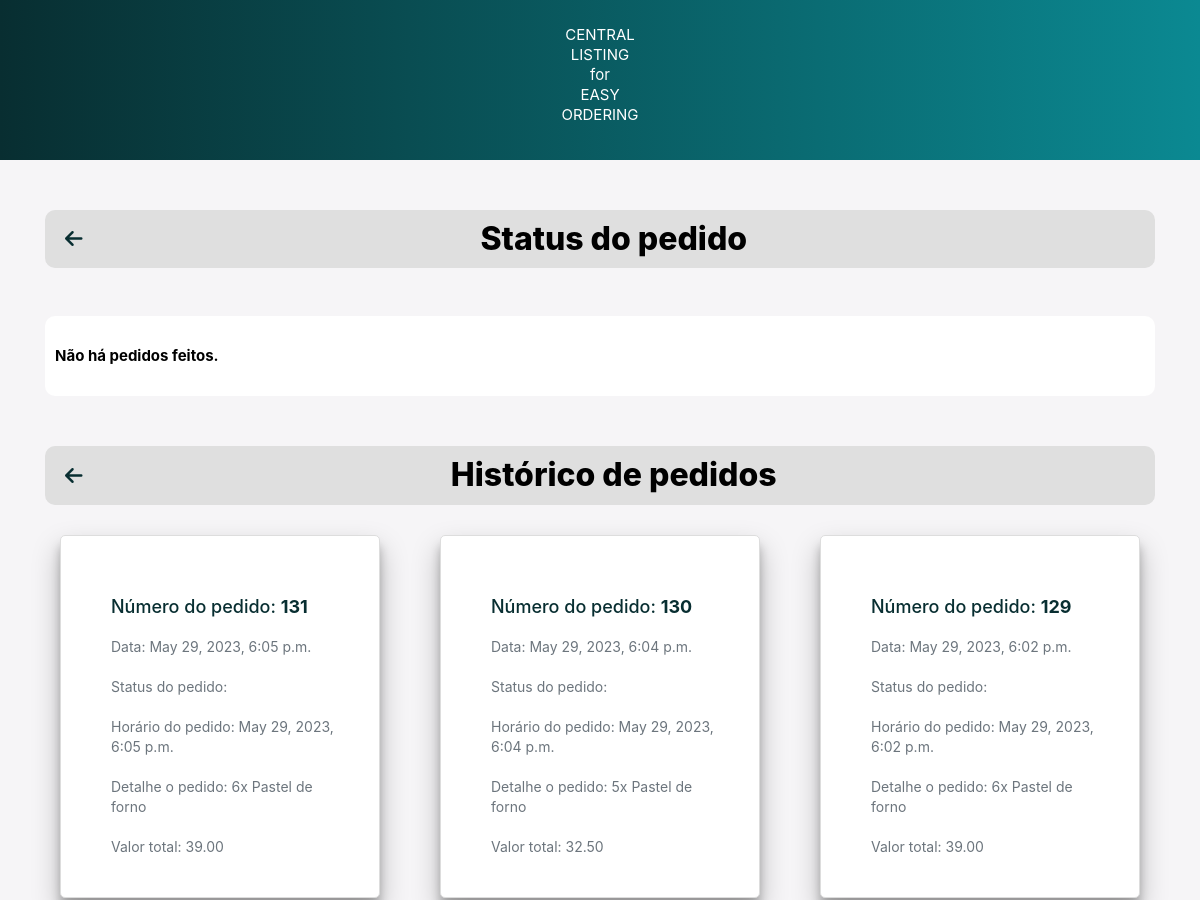
The page /order_status/ (signed in, upper part) on the database as committed earlier.
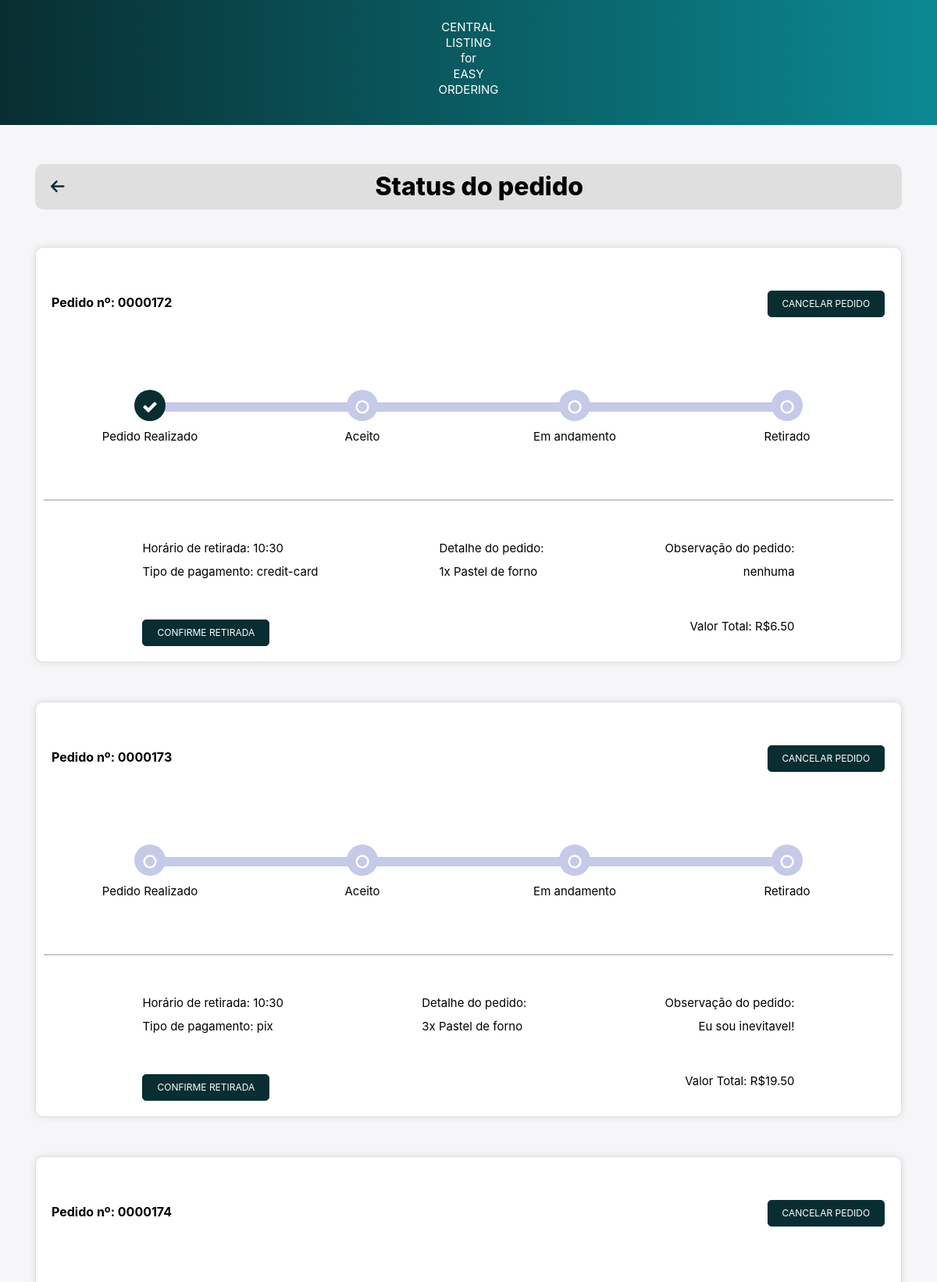
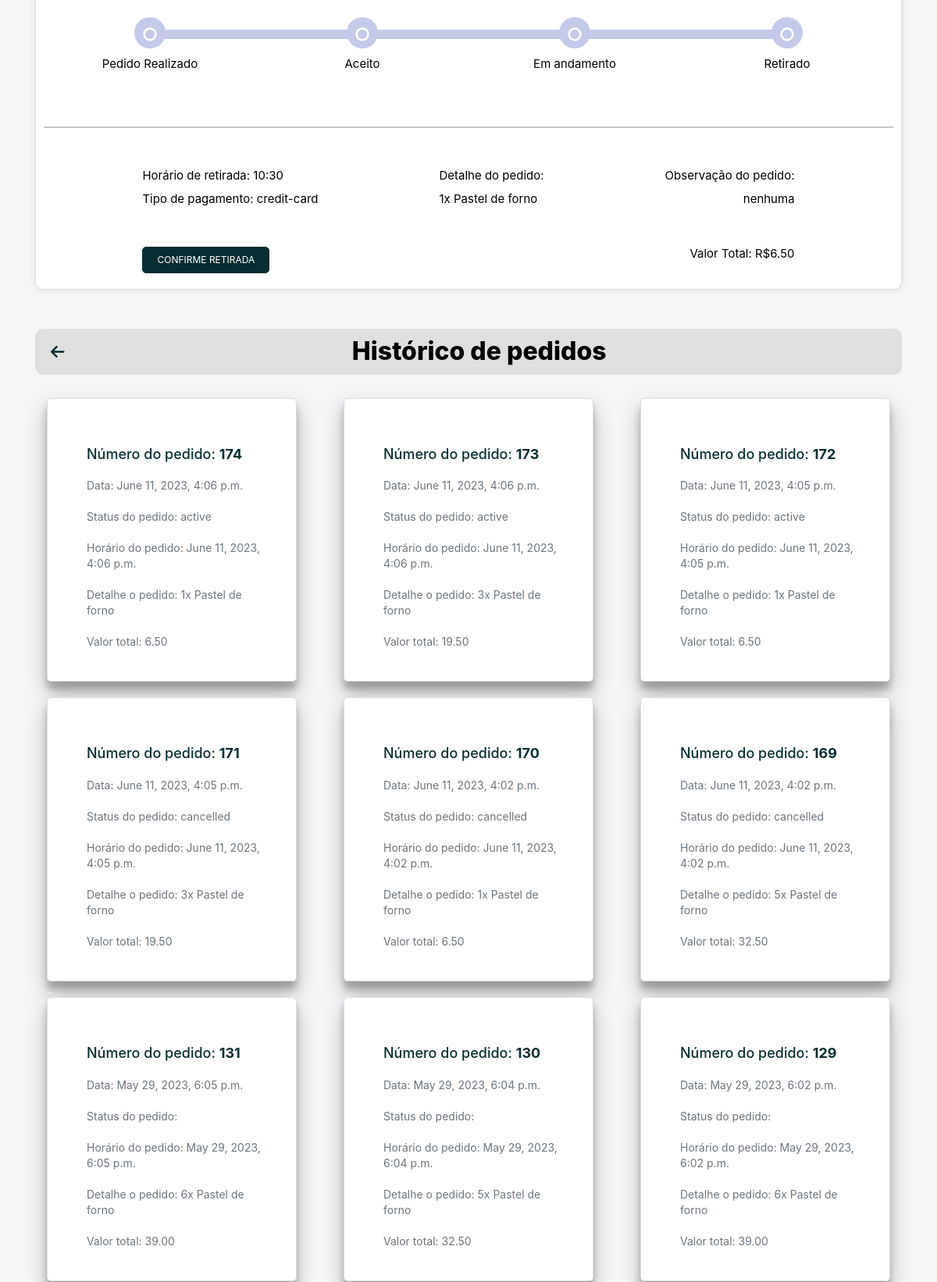
The same page on the database as committed later (2 pictures, top to bottom).
### main/models.py (models this page shows)
class Order(models.Model):
    PAYMENT_METHOD_CHOICES = [
        ('pix', 'PIX'),
        ('credit_card', 'Credit Card'),
    ]
    user = models.ForeignKey(User, on_delete=models.CASCADE)
    order = models.CharField(max_length=1000)
    order_datetime = models.DateTimeField()
    pickup_time = models.DateTimeField()
    total = models.DecimalField(max_digits=6, decimal_places=2)
    obs = models.TextField(blank=True)
    payment_method = models.CharField(max_length=20, choices=PAYMENT_METHOD_CHOICES, null=True)
    order_status = models.CharField(max_length=20, blank=True) #active/ canceled/ finished

### main/views.py (the view, shortened to what this page needs)
# urls.py: path('order_status/', views.order_status, name='order_status'),
@login_required(login_url='login')
def order_status(request):
    cart = Cart.objects.filter(user=request.user)
    cart_obs = CartObs.objects.filter(user=request.user).last()
    order = Order.objects.filter(user=request.user, order_status='active')
    order_history = Order.objects.filter(user=request.user).order_by('-order_datetime')
    context = {
        'order': order,
        'order_history': order_history,
    }
    return render(request, 'order_status.html', context)

### templates/order_status.html (shortened to what the changed rows need)
{% load static %}
<!DOCTYPE html>
<html>
<head>
    <link rel="stylesheet" href="https://cdnjs.cloudflare.com/ajax/libs/font-awesome/6.4.0/css/all.min.css" />
    <link
    rel="stylesheet"
    href="https://cdn.jsdelivr.net/npm/bootstrap@4.3.1/dist/css/bootstrap.min.css"
  />
  <link
    rel="stylesheet"
    href="https://cdnjs.cloudflare.com/ajax/libs/font-awesome/4.7.0/css/font-awesome.css"
  />
  <link rel="stylesheet" type="text/css" href="{% static './css/order_status.css' %}">
</head>
<body>
    <div class="container">
        <div class="top-bar">
            <h1 class="top-bar-title">Status do pedido</h1>
        </div>
    </div>
    {% for order in order %}
      {% if order.order_status == "active" %}
        <div class="container">
          <div class="card">
            <div class="timeline-container">
              <div class="bottom-container">
                <div class="order_number_text">
                  Pedido nº: 0000{{ order.id }}</p>
                </div>
                <form method="POST" action="{% url 'cancel_order' %}">
                  <button type="submit" class="btn btn-primary custom-btn" id="cancelar pedido" name="cancel_order" style="text-decoration:none">Cancelar pedido</button>
                </form>
              </div>
              <ul id="progressbar" class="text-center">
                <li class="step0">
                  <div class="step-container">
                    <p class="status-text">Pedido Realizado</p>
                  </div>
                </li>
                <li class="step0">
                  <div class="step-container">
                    <p class="status-text">Aceito</p>
                  </div>
                </li>
                <li class="step0">
                  <div class="step-container">
                    <p class="status-text">Em andamento</p>
                  </div>
                </li>
                <li class="step0">
                  <div class="step-container">
                    <p class="status-text">Retirado</p>
                  </div>
                </li>
              </ul>
              <br><br><br><br><br>
              <div class="track-order">
                <hr>
                <div class="row d-flex justify-content-between px-3 top">
                  <div>
                    <p>Horário de retirada: {{ order.pickup_time|date:"H:i"}}</p>
                    <p>Tipo de pagamento: {{ order.payment_method }}</p>
                    <form method="POST" action="">
                      <button type="submit" class="btn btn-primary custom-btn" id="advance" name="finishorder" style="text-decoration:none">Confirme retirada</button>
                    </form>
                  </div>
                  <div>
                    <p>Detalhe do pedido:</p>
                    <p>{{order.order}}</p>
                  </div>
                  <div class="d-flex flex-column text-sm-right">
                    <p>Observação do pedido:</p>
                    <p>{{ order.obs }}</p>
                    <p><br><br>Valor Total: R${{order.total}}</p>
                  </div>
                </div>
              </div>
            </div>
          </div>
        </div>
      {% endif %}
      {% empty %}
      <div class="container">
        <div class="card">
          <div class="order_number_text">
            <p>Não há pedidos feitos.</p>
          </div>
        </div>
      </div>
    {% endfor %}
    <div class="container">
      <div class="top-bar">
          <h1 class="top-bar-title">Histórico de pedidos</h1>
      </div>
  </div>
    <div class="order-history-container">
      {% for order in order_history %}
          <div class="cardLower h-100">
              <div class="card-body">
                  <h5 class="order-id">Número do pedido: <span class="order-number">{{ order.id }}</span></h5>
                  <p class="card-text">Data: {{ order.order_datetime }}</p>
                  <p class="card-text">Status do pedido: {{ order.order_status }}</p>
                  <p class="card-text">Horário do pedido: {{ order.order_datetime }}</p>
                  <p class="card-text">Detalhe o pedido: {{ order.order }}</p>
                  <p class="card-text">Valor total: {{ order.total }}</p>
              </div>
          </div>
      {% empty %}
          <h5 class="text-center">No orders found.</h5>
      {% endfor %}
  </div>
</body>
</html>

Rows that differ between the two databases and show on the page:
added Order: id "172", pickup_time "10:30", payment_method "credit-card", order "1x Pastel de forno", obs "nenhuma", total "6.50", order_datetime "June 11, 2023, 4:05 p.m.", order_status "active"
added Order: id "173", pickup_time "10:30", payment_method "pix", order "3x Pastel de forno", obs "Eu sou inevitavel!", total "19.50", order_datetime "June 11, 2023, 4:06 p.m.", order_status "active"
added Order: id "174", pickup_time "10:30", payment_method "credit-card", order "1x Pastel de forno", obs "nenhuma", total "6.50", order_datetime "June 11, 2023, 4:06 p.m.", order_status "active"
added Order: id "171", order_datetime "June 11, 2023, 4:05 p.m.", order_status "cancelled", order "3x Pastel de forno", total "19.50", shown under "Histórico de pedidos"
added Order: id "170", order_datetime "June 11, 2023, 4:02 p.m.", order_status "cancelled", order "1x Pastel de forno", total "6.50", shown under "Histórico de pedidos"
added Order: id "169", order_datetime "June 11, 2023, 4:02 p.m.", order_status "cancelled", order "5x Pastel de forno", total "32.50", shown under "Histórico de pedidos"
Other text that changed with them:
text no longer shown: "Não há pedidos feitos."
